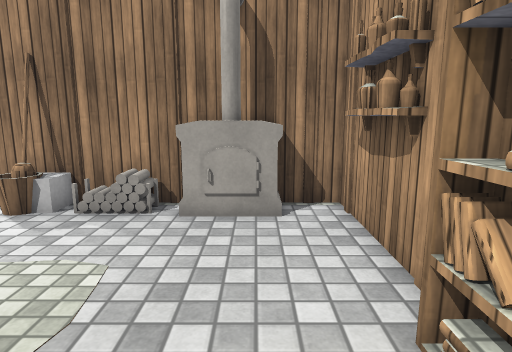
[1] (above)

12 first-person views from a walk through a Unity game level. The camera is 1.3 m above the floor, tilts 10° down and sees 75° across. The floor is counted in squares, 0.5 m on a side. Each view is taken from the middle of a square. On the plan, view 1 faces up. The plan holds only what a view shows up to about 20 squares ahead; the rest is blank. The place goes on beyond the plan. The player character is not drawn. Some animated figures are left out. Door leaves are left out, so doorways stand open. Some surface patterns are stand-ins.

[2]
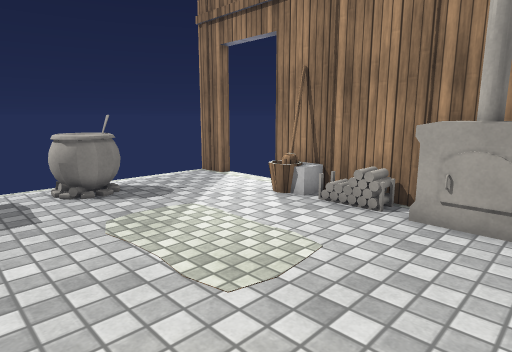

[3]
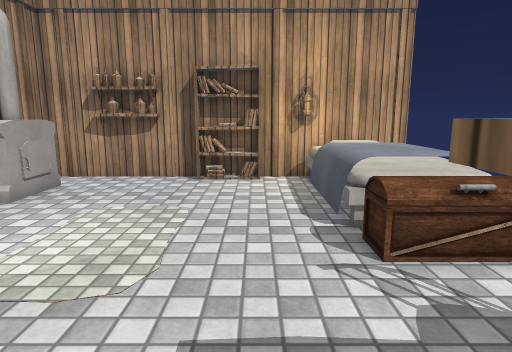

[4]
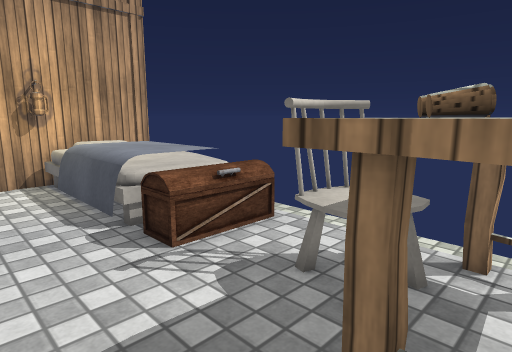

[5]
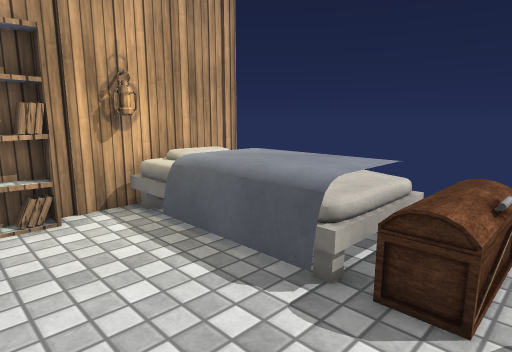

[6]
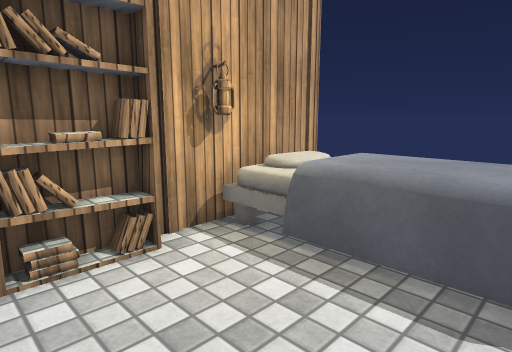

[7]
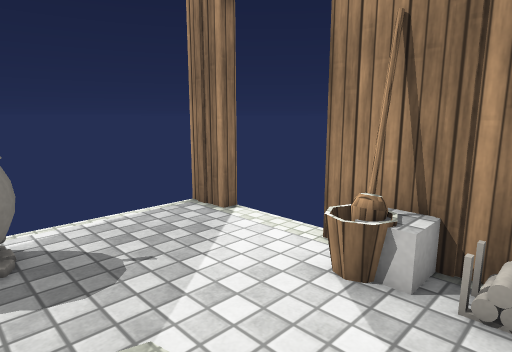

[8]
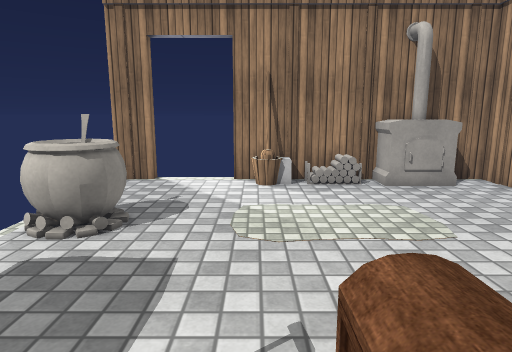

[9]
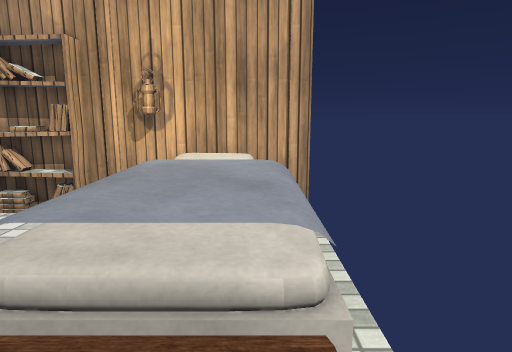

[10]
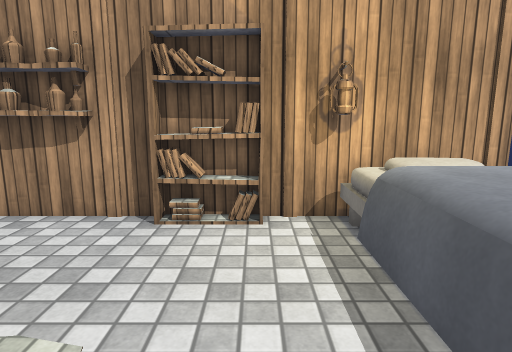

[11]
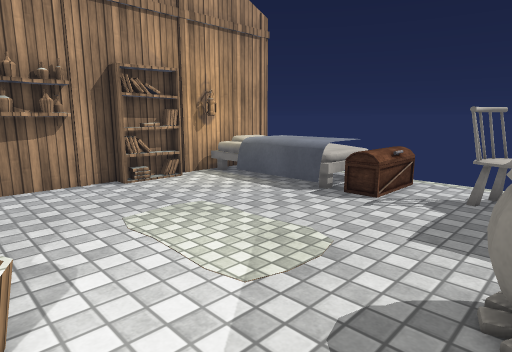

[12]
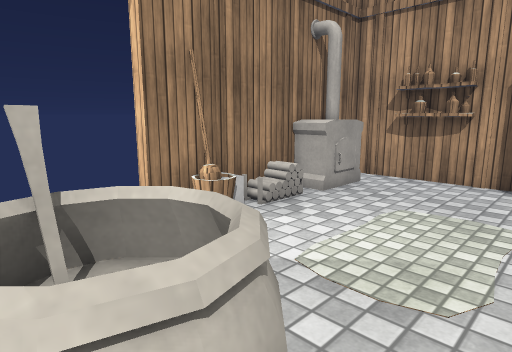

### Floor plan
Key: @ floor where view 1 was taken; # wall or solid block; . main floor; : floor 0.25 m higher than the main floor; D open door; = window, fence, low wall or low ledge; ^ raised ledge; O other object.
Columns run from 13 left of view 1 to 3 right of it. Each row starts with its distance up from view 1.
 11  ##  ##
 10 ##DDDD##########
  9  .....==.=O^^^^#
  8  ...........==.#
  7  ..............#
  6  ..............##
  5  ==............##
  4 =^^=............#
  3  ^^............##
  2  ..............##
  1  ..............##
  0  ^^^.........@..#
 -1  ^^^...^.:OOOO^##
 -2   ^^^..^^#OOOO^^#
 -3    ^^..^=#OOOO^^#
 -4   ^^#..^=OOOOO^ #
 -5   ^^.... #####  #
 -6                 #

Positions as (right, up) in squares from view 1, and headings:
1: (0, 0), facing up
2: (1, 0), facing up-left
3: (-12, 1), facing right
4: (-12, 2), facing down-right
5: (-7, 3), facing down-right
6: (-4, 4), facing down-right
7: (-4, 4), facing up-left
8: (-7, -4), facing up
9: (-7, -4), facing right
10: (-6, 1), facing right
11: (-11, 9), facing down-right
12: (-12, 2), facing up-right
